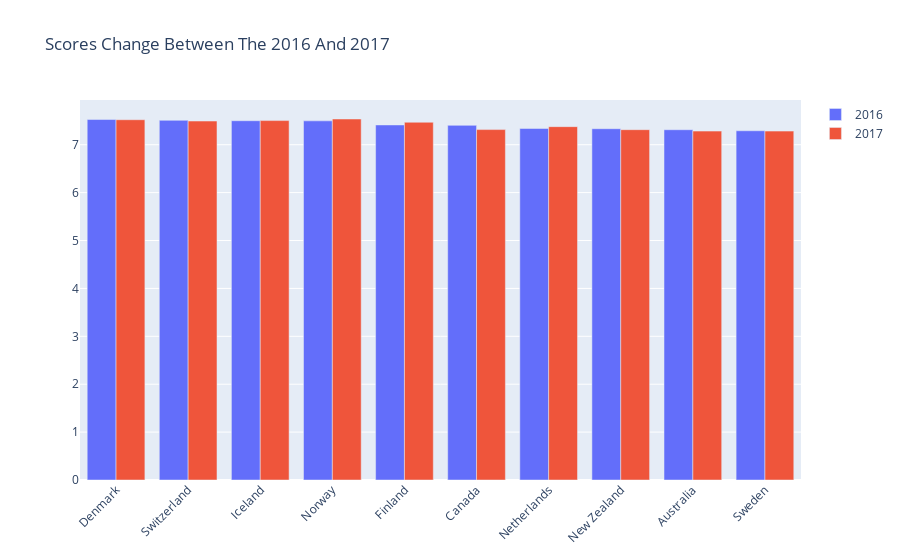

The code cell stored with this chart in its notebook:
### Code cell
# char = go.Figure(
#     data=[
#         go.Bar(x=df_2[:10]["Country"], y=df_1['Happiness Score'], name="2016"),
#         go.Bar(x=df_3[:10]["Country"], y=df_2['Happiness Score'], name="2017"),
#     ],
#     layout=dict(
#         title=dict(
#             text="Scores Change Between The 2016 And 2017"
#         )
#     )
# )

# char.show()


char = go.Figure()
char.add_trace(go.Bar(
    x=df_2[:10]["Country"],
    y=df_2[:10]['Happiness Score'],
    name='2016',
))
char.add_trace(go.Bar(
    x=df_3[:10]["Country"],
    y=df_3['Happiness Score'],
    name='2017',
))

char.update_layout(barmode='group', 
                   xaxis_tickangle=-45, 
                   title=dict( text="Scores Change Between The 2016 And 2017")
                  )
char.show()

### Figure 1 — Plotly figure (JSON) as saved in the notebook; plotly's stock layout.template omitted (floating-point values rounded to 4 significant figures; data arrays with more than 128 entries replaced by an {"elided": "..."} marker saying what was removed)
{"data": [{"name": "2016", "type": "bar", "x": ["Denmark", "Switzerland", "Iceland", "Norway", "Finland", "Canada", "Netherlands", "New Zealand", "Australia", "Sweden"], "y": [7.526, 7.509, 7.501, 7.498, 7.413, 7.404, 7.339, 7.334, 7.313, 7.291]}, {"name": "2017", "type": "bar", "x": ["Norway", "Denmark", "Iceland", "Switzerland", "Finland", "Netherlands", "Canada", "New Zealand", "Sweden", "Australia"], "y": {"elided": "155 float values"}}], "layout": {"autosize": true, "barmode": "group", "title": {"text": "Scores Change Between The 2016 And 2017"}, "xaxis": {"autorange": true, "range": [-0.5, 9.5], "tickangle": -45, "type": "category"}, "yaxis": {"autorange": true, "range": [0, 7.934], "type": "linear"}}}
